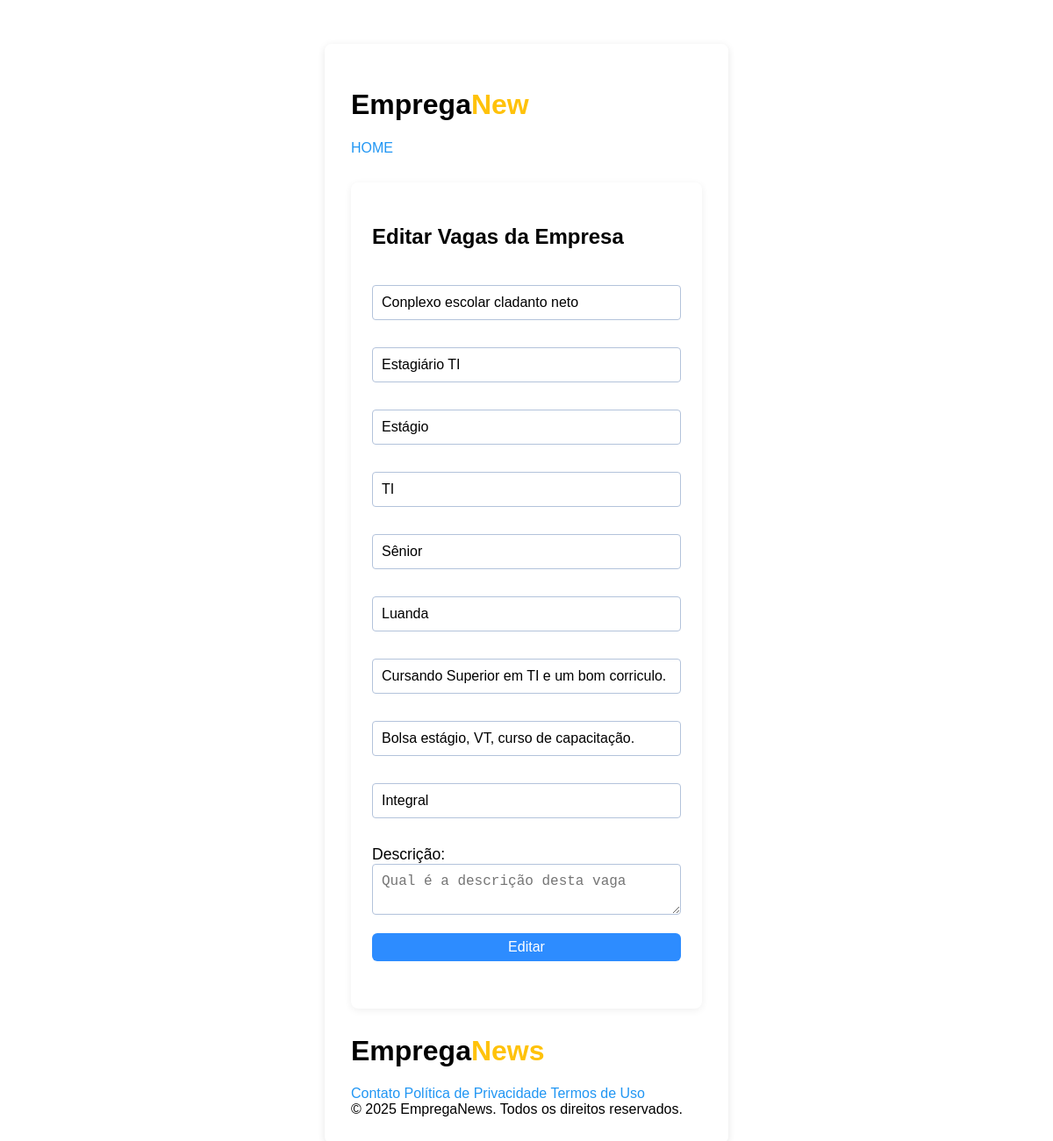
The page /edit_usuario.php?id=298 on the database its author committed.
### tables this page shows
CREATE TABLE `vagas` (
  `id` int(11) NOT NULL,
  `vaga_id` int(11) NOT NULL,
  `nome_empresa` varchar(222) NOT NULL,
  `nome` varchar(220) NOT NULL,
  `tipo` varchar(220) NOT NULL,
  `area` varchar(220) NOT NULL,
  `nivel` varchar(222) NOT NULL,
  `cidade` varchar(220) NOT NULL,
  `descricao` varchar(220) NOT NULL,
  `requisitos` varchar(220) NOT NULL,
  `beneficios` varchar(220) NOT NULL,
  `carga` varchar(222) NOT NULL,
  `created` datetime NOT NULL,
  `modified` datetime DEFAULT NULL
);

### edit_usuario.php (the view, shortened to what this page needs)
<?php
include_once("conexao.php");
$id = filter_input(INPUT_GET, 'id', FILTER_SANITIZE_NUMBER_INT);
$result_usuario = "SELECT * FROM vagas WHERE id = '$id'";
$resultado_usuario = mysqli_query($conn, $result_usuario);
$row_usuario = mysqli_fetch_assoc($resultado_usuario);
?>
<!DOCTYPE html>
<html lang="pt-br">
<head>
     <link rel="stylesheet" href="css/style.css">
</head>
<body>
    <header>
      <div class="logo">
        <h1>Emprega<span style="color: #ffc20a;">New</span></h1>
      </div>
          <nav>
          <div class="link">
          <a href="index.php" class="nav-login">HOME</a>
          </div>
      </nav>
    </header>
     <main>
		<section  id="empresa-login-section" class="publicidades">
		<h1>Editar Vagas da Empresa</h1>
	 	<form method="POST" action="proc_edit_usuario.php">
       <input type="hidden" name="id" value="<?php echo $row_usuario['id']; ?>"><br>
       <input type="text" name="nome_empresa" minlength="5" maxlength="50" value="<?php echo $row_usuario['nome_empresa']; ?>" required><br>
       <input type="text" name="nome"  value="<?php echo $row_usuario['nome']; ?>" required><br>
        <input type="text" name="tipo"  value="<?php echo $row_usuario['tipo']; ?>" required><br>
        <input type="text" name="area"  value="<?php echo $row_usuario['area']; ?>"  required><br>
        <input type="text" name="nivel"  value="<?php echo $row_usuario['nivel']; ?>"  required><br>
        <input type="text" name="cidade"  value="<?php echo $row_usuario['cidade']; ?>" required><br>
        <input type="text" name="requisitos" value="<?php echo $row_usuario['requisitos']; ?>" required><br>
        <input type="text" name="beneficios" value="<?php echo $row_usuario['beneficios']; ?>" required><br>
        <input type="text" name="carga" value="<?php echo $row_usuario['carga']; ?>" required><br>
        <label>Descrição:</label>
        <textarea name="descricao" minlength="5" maxlength="50"  placeholder="Qual é a descrição desta vaga" value="<?php echo $row_usuario['descricao']; ?>"  required></textarea>
        <br>
        <button type="submit">Editar</button>
		</form>
			</section>
 </main>
		 <footer>
        <div class="footer-main">
            <div class="footer-logo">
               <h1>Emprega<span style="color: #ffc20a;">News</span></h1>
            </div>
            <div class="footer-links">
                <a href="#">Contato</a>
                <a href="#">Política de Privacidade</a>
                <a href="#">Termos de Uso</a>
            </div>
        </div>
        <div class="footer-copy">
            &copy; 2025 EmpregaNews. Todos os direitos reservados.
        </div>
    </footer>
	</body>
</html>

### style.css (style rules this page uses)
body { font-family: Arial, sans-serif; background: #f3f3f3; max-width: 400px; margin: 50px auto; padding: 30px; border-radius: 8px; background: white; box-shadow: 0 2px 8px rgba(0,0,0,0.1); }
form { display: flex; flex-direction: column; justify-content: center; margin-bottom: 22px; font-size: 1.1rem; }
input, button { margin-bottom: 10px; padding: 10px; border-radius: 4px; border: 1px solid #ccc; }
button { background: #2196f3; color: white; border: none; cursor: pointer; }
a { color: #2196f3; text-decoration: none; }

### edit_usuario.php (style rules this page uses)
main { display: flex; max-width: 1000px; margin: 30px auto; flex-wrap: wrap; justify-content: center; }
section { background: #fff; border-radius: 8px; box-shadow: 0 2px 8px #0001; padding: 28px 24px; min-width: 320px; max-width: 520px; flex: 1 0 320px; }
form { display: flex; flex-direction: column; margin-bottom: 16px; }
input, textarea, button { padding: 10px; border-radius: 4px; border: 1px solid #b3c3db; font-size: 16px; }
button { text-decoration: none; padding: 7px 5px; border-radius: 6px; border: none; background: #2d8cff; color: #fff; cursor: pointer; transition: background .2s, color .2s; }

### rows shown on the page
vagas: nome_empresa "Conplexo escolar cladanto neto", nome "Estagiário TI", tipo "Estágio", area "TI", nivel "Sênior", cidade "Luanda", requisitos "Cursando Superior em TI e um bom corriculo.", beneficios "Bolsa estágio, VT, curso de capacitação.", carga "Integral", descricao "Qual é a descrição desta vaga"
